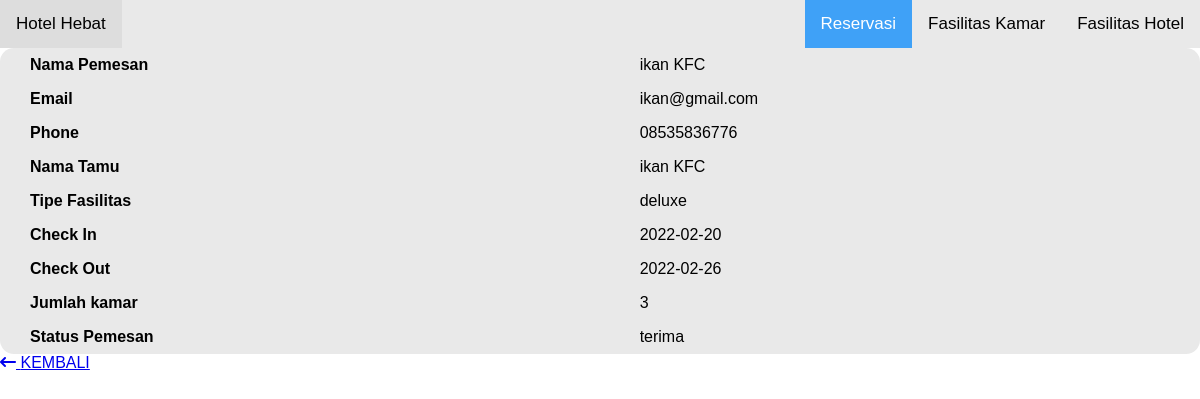
The app's page /app/page/reservasi/detail_tamu.php?id=4 with its own data.
### tables this page shows
CREATE TABLE `transaksi` (
  `id` int(11) NOT NULL,
  `nama_pemesan` varchar(100) DEFAULT NULL,
  `email` varchar(100) DEFAULT NULL,
  `phone` varchar(100) DEFAULT NULL,
  `nama_tamu` varchar(255) DEFAULT NULL,
  `tipe_fasilitas` varchar(100) DEFAULT NULL,
  `check_in` date DEFAULT NULL,
  `check_out` date DEFAULT NULL,
  `jumlah_kamar` int(11) DEFAULT NULL,
  `status_pemesanan` varchar(100) DEFAULT NULL,
  `created_at` date DEFAULT NULL,
  `updated_at` date DEFAULT NULL
);

### app/page/reservasi/detail_tamu.php (the view)
<?php include "../../templates-admin/header.php"; ?>
<div class="card-body ">
  <table class="table">
    <?php
      include '../../config/koneksi.php';
      $id = $_GET['id'];
      $datas = mysqli_query($koneksi, "SELECT * FROM transaksi WHERE id='$id'");
      while($data = mysqli_fetch_array($datas)){
    ?>
    <tr>
      <th scope="row">Nama Pemesan</th>
      <td><?= $data['nama_pemesan'] ?></td>
    </tr>
    <tr>
      <th scope="row">Email</th>
      <td><?= $data['email'] ?></td>
    </tr>
    <tr>
      <th scope="row">Phone</th>
      <td><?= $data['phone'] ?></td>
    </tr>
    <tr>
      <th scope="row">Nama Tamu</th>
      <td><?= $data['nama_tamu'] ?></td>
    </tr>
    <tr>
      <th scope="row">Tipe Fasilitas</th>
      <td><?= $data['tipe_fasilitas'] ?></td>
    </tr>
    <tr>
      <th scope="row">Check In</th>
      <td><?= $data['check_in'] ?></td>
    </tr>
    <tr>
      <th scope="row">Check Out</th>
      <td><?= $data['check_out'] ?></td>
    </tr>
    <tr>
      <th scope="row">Jumlah kamar</th>
      <td><?= $data['jumlah_kamar'] ?></td>
    </tr>
    <tr>
      <th scope="row">Status Pemesan</th>
      <td><?= $data['status_pemesanan'] ?></td>
    </tr>
  <?php
	  }
	?>
  </table>
  <a href="reservasi.php"><i class="fa-solid fa-arrow-left-long"></i> KEMBALI</a>
</div>
<?php include "../../templates-admin/footer.php"; ?>

### public/css/style.css (style rules this page uses)
* { box-sizing: border-box; }
body { margin: 0; font-family: Arial, Helvetica, sans-serif; }
table { font-family: arial, sans-serif; border-collapse: collapse; width: 100%; background-color: #e9e9e9; border-radius: 14px; }
td, th { border: 1px solid e9e9e9; text-align: left; padding: 8px 8px 8px 30px; }

### records on screen
transaksi: nama_pemesan "ikan KFC", email "ikan@gmail.com", phone "08535836776", nama_tamu "ikan KFC", tipe_fasilitas "deluxe", check_in "2022-02-20", check_out "2022-02-26", jumlah_kamar "3", status_pemesanan "terima"
